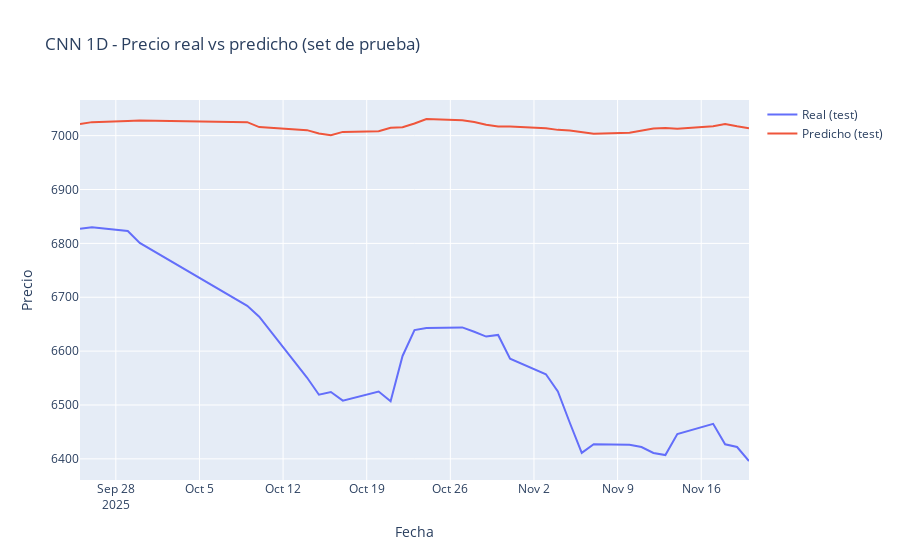
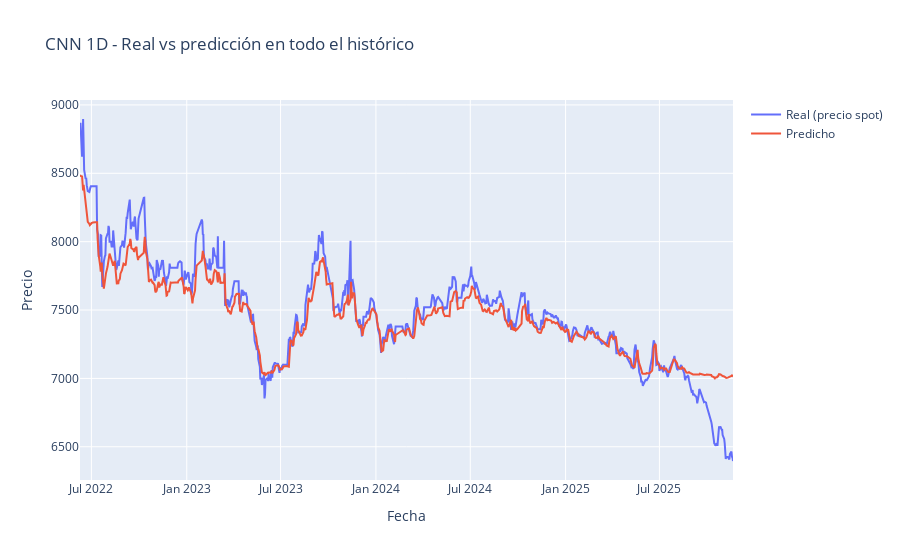

The cell these charts' notebook holds for them, in order:
### Code cell
# =========================
#       GRÁFICAS
# =========================

# 1) Real vs predicho (test)
plot_test_predictions(
    dates_test,
    y_test_inv_cnn,
    y_test_pred_inv_cnn,
    title_prefix="CNN 1D"
)

# 2) Real vs predicho (train + val + test)
y_all_pred_scaled_cnn = cnn_model.predict(
    np.concatenate([X_train_seq, X_val_seq, X_test_seq], axis=0)
).flatten()

y_all_inv_cnn = scaler.inverse_transform(
    np.concatenate([y_train, y_val, y_test]).reshape(-1, 1)
).flatten()
y_all_pred_inv_cnn = scaler.inverse_transform(
    y_all_pred_scaled_cnn.reshape(-1, 1)
).flatten()

dates_all_full_cnn = np.concatenate([dates_train, dates_val, dates_test])

plot_full_predictions(
    dates_all_full_cnn,
    y_all_inv_cnn,
    y_all_pred_inv_cnn,
    title_prefix="CNN 1D"
)

# 3) Histórico completo + predicción futura
last_window_scaled_cnn = prices_scaled[-WINDOW_SIZE:]
future_scaled_cnn, future_inv_cnn = forecast_future(
    cnn_model,
    last_window_scaled_cnn,
    scaler,
    n_future=N_FUTURE_DAYS
)

last_date = df["Date"].max()
future_dates_cnn = pd.date_range(
    start=last_date + pd.Timedelta(days=1),
    periods=N_FUTURE_DAYS,
    freq="D"
)

plot_full_with_future(
    dates_all_full_cnn,
    y_all_inv_cnn,
    future_dates_cnn,
    future_inv_cnn,
    title_prefix="CNN 1D"
)

# Tabla de predicciones futuras (CNN 1D)
future_table_cnn = pd.DataFrame({
    "Fecha futura": future_dates_cnn,
    "Predicción del precio (CNN 1D)": future_inv_cnn
})
display(future_table_cnn)

### Figure 1 — Plotly figure (JSON) as saved in the notebook; plotly's stock layout.template omitted (floating-point values rounded to 4 significant figures)
{"data": [{"mode": "lines", "name": "Real (test)", "type": "scatter", "x": ["2025-09-25T00:00:00.000000000", "2025-09-26T00:00:00.000000000", "2025-09-29T00:00:00.000000000", "2025-09-30T00:00:00.000000000", "2025-10-09T00:00:00.000000000", "2025-10-10T00:00:00.000000000", "2025-10-14T00:00:00.000000000", "2025-10-15T00:00:00.000000000", "2025-10-16T00:00:00.000000000", "2025-10-17T00:00:00.000000000", "2025-10-20T00:00:00.000000000", "2025-10-21T00:00:00.000000000", "2025-10-22T00:00:00.000000000", "2025-10-23T00:00:00.000000000", "2025-10-24T00:00:00.000000000", "2025-10-27T00:00:00.000000000", "2025-10-28T00:00:00.000000000", "2025-10-29T00:00:00.000000000", "2025-10-30T00:00:00.000000000", "2025-10-31T00:00:00.000000000", "2025-11-03T00:00:00.000000000", "2025-11-04T00:00:00.000000000", "2025-11-05T00:00:00.000000000", "2025-11-06T00:00:00.000000000", "2025-11-07T00:00:00.000000000", "2025-11-10T00:00:00.000000000", "2025-11-11T00:00:00.000000000", "2025-11-12T00:00:00.000000000", "2025-11-13T00:00:00.000000000", "2025-11-14T00:00:00.000000000", "2025-11-17T00:00:00.000000000", "2025-11-18T00:00:00.000000000", "2025-11-19T00:00:00.000000000", "2025-11-20T00:00:00.000000000"], "y": [6827.0, 6830.0, 6823.0, 6801.0, 6684.0, 6664.0, 6551.0, 6519.0, 6524.0, 6508.0, 6525.0, 6507.0, 6591.0, 6639.0, 6643.0, 6644.0, 6636.0, 6627.0, 6630.0, 6586.0, 6557.0, 6525.0, 6467.0, 6411.0, 6427.0, 6426.0, 6422.0, 6411.0, 6407.0, 6446.0, 6465.0, 6427.0, 6422.0, 6396.0]}, {"mode": "lines", "name": "Predicho (test)", "type": "scatter", "x": ["2025-09-25T00:00:00.000000000", "2025-09-26T00:00:00.000000000", "2025-09-29T00:00:00.000000000", "2025-09-30T00:00:00.000000000", "2025-10-09T00:00:00.000000000", "2025-10-10T00:00:00.000000000", "2025-10-14T00:00:00.000000000", "2025-10-15T00:00:00.000000000", "2025-10-16T00:00:00.000000000", "2025-10-17T00:00:00.000000000", "2025-10-20T00:00:00.000000000", "2025-10-21T00:00:00.000000000", "2025-10-22T00:00:00.000000000", "2025-10-23T00:00:00.000000000", "2025-10-24T00:00:00.000000000", "2025-10-27T00:00:00.000000000", "2025-10-28T00:00:00.000000000", "2025-10-29T00:00:00.000000000", "2025-10-30T00:00:00.000000000", "2025-10-31T00:00:00.000000000", "2025-11-03T00:00:00.000000000", "2025-11-04T00:00:00.000000000", "2025-11-05T00:00:00.000000000", "2025-11-06T00:00:00.000000000", "2025-11-07T00:00:00.000000000", "2025-11-10T00:00:00.000000000", "2025-11-11T00:00:00.000000000", "2025-11-12T00:00:00.000000000", "2025-11-13T00:00:00.000000000", "2025-11-14T00:00:00.000000000", "2025-11-17T00:00:00.000000000", "2025-11-18T00:00:00.000000000", "2025-11-19T00:00:00.000000000", "2025-11-20T00:00:00.000000000"], "y": [7021.0, 7025.0, 7027.0, 7028.0, 7025.0, 7016.0, 7010.0, 7004.0, 7001.0, 7007.0, 7008.0, 7015.0, 7016.0, 7022.0, 7031.0, 7029.0, 7025.0, 7020.0, 7017.0, 7017.0, 7014.0, 7011.0, 7009.0, 7006.0, 7004.0, 7005.0, 7009.0, 7013.0, 7014.0, 7013.0, 7017.0, 7022.0, 7017.0, 7014.0]}], "layout": {"title": {"text": "CNN 1D - Precio real vs predicho (set de prueba)"}, "xaxis": {"title": {"text": "Fecha"}}, "yaxis": {"title": {"text": "Precio"}}}}

### Figure 2 — Plotly figure (JSON) as saved in the notebook; plotly's stock layout.template omitted (floating-point values rounded to 4 significant figures; data arrays with more than 128 entries replaced by an {"elided": "..."} marker saying what was removed)
{"data": [{"mode": "lines", "name": "Real (precio spot)", "type": "scatter", "x": {"elided": "757 str values"}, "y": {"elided": "757 float values"}}, {"mode": "lines", "name": "Predicho", "type": "scatter", "x": {"elided": "757 str values"}, "y": {"elided": "757 float values"}}], "layout": {"title": {"text": "CNN 1D - Real vs predicción en todo el histórico"}, "xaxis": {"title": {"text": "Fecha"}}, "yaxis": {"title": {"text": "Precio"}}}}
